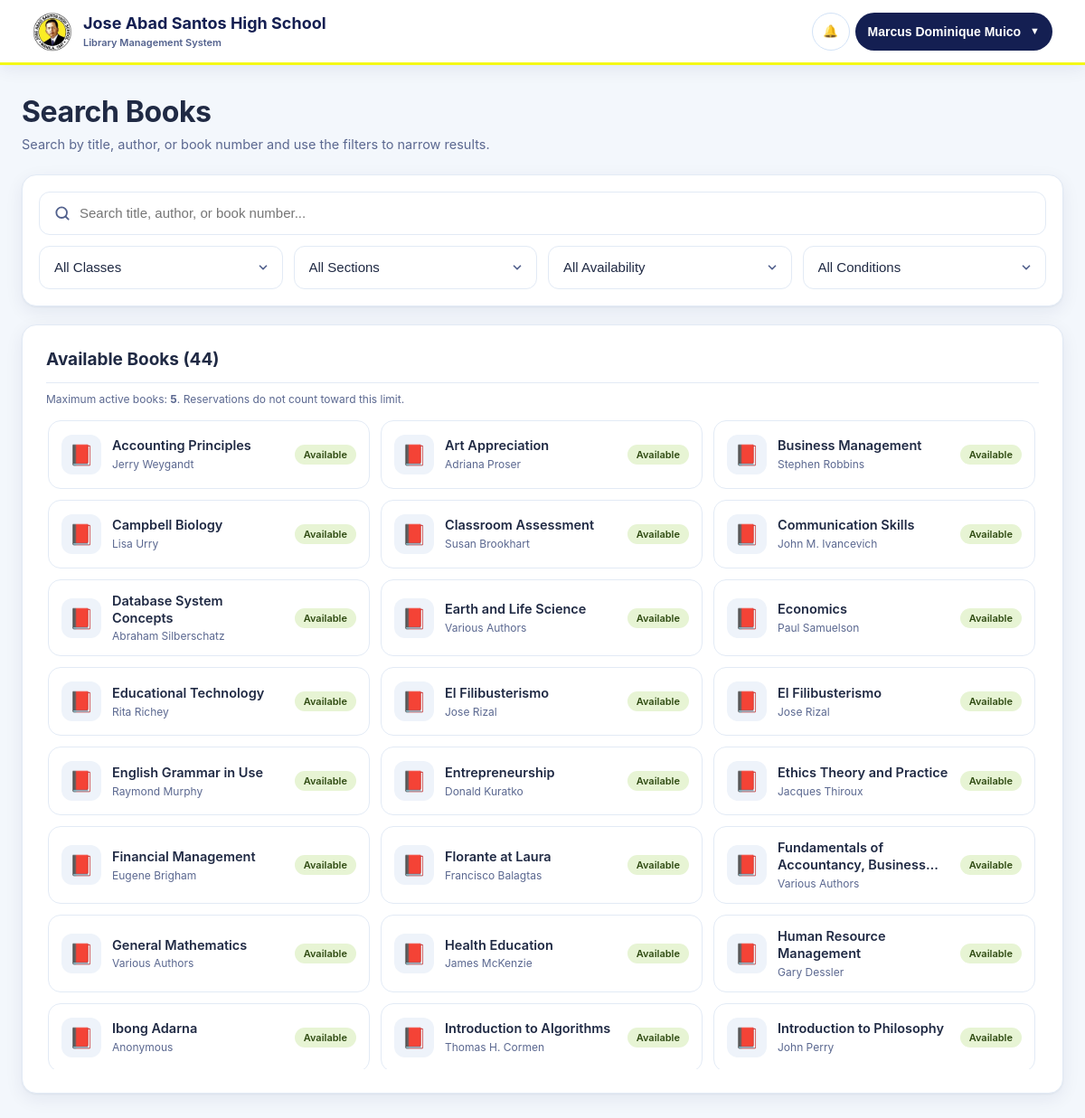
Screenshot of /student/borrow.php (signed in) with the database file from the repository.
### tables this page shows
CREATE TABLE `students` (
  `student_id` int NOT NULL,
  `student_no` varchar(50) DEFAULT NULL,
  `full_name` varchar(255) NOT NULL,
  `student_group` varchar(100) DEFAULT NULL,
  `department` varchar(150) DEFAULT NULL,
  `year_level` varchar(50) DEFAULT NULL,
  `contact_number` varchar(20) DEFAULT NULL,
  `card_valid_until` date DEFAULT NULL,
  `email` varchar(255) DEFAULT NULL,
  `qr_code` varchar(255) NOT NULL,
  `password` varchar(255) NOT NULL,
  `status` enum('active','inactive') NOT NULL DEFAULT 'active',
  `is_archived` tinyint(1) NOT NULL DEFAULT '0',
  `archived_at` datetime DEFAULT NULL,
  `archived_by` int DEFAULT NULL,
  `created_at` timestamp NOT NULL DEFAULT CURRENT_TIMESTAMP,
  `updated_at` timestamp NOT NULL DEFAULT CURRENT_TIMESTAMP ON UPDATE CURRENT_TIMESTAMP
);

CREATE TABLE `library_settings` (
  `setting_key` varchar(100) NOT NULL,
  `setting_value` varchar(255) NOT NULL,
  `updated_at` timestamp NOT NULL DEFAULT CURRENT_TIMESTAMP ON UPDATE CURRENT_TIMESTAMP
);

CREATE TABLE `books` (
  `book_id` int NOT NULL,
  `title` varchar(255) NOT NULL,
  `author` varchar(255) NOT NULL,
  `co_authors` text,
  `place_of_publication` varchar(255) DEFAULT NULL,
  `publication_date` date DEFAULT NULL,
  `book_number` varchar(100) NOT NULL,
  `book_pages` int NOT NULL,
  `source_of_funds` varchar(255) DEFAULT NULL,
  `cost_price` decimal(10,2) DEFAULT NULL,
  `publisher` varchar(255) DEFAULT NULL,
  `edition` varchar(100) DEFAULT NULL,
  `volumes` varchar(100) DEFAULT NULL,
  `class` varchar(100) DEFAULT NULL,
  `type_of_material` varchar(100) DEFAULT NULL,
  `location_collection` varchar(255) DEFAULT NULL,
  `library_building` varchar(150) DEFAULT NULL,
  `shelf_number` varchar(100) DEFAULT NULL,
  `library_section` varchar(150) DEFAULT NULL,
  `qr_code` varchar(255) NOT NULL,
  `book_status` enum('available','out_of_stock','damaged','lost') NOT NULL DEFAULT 'available',
  `book_condition` varchar(20) NOT NULL DEFAULT 'New',
  `is_archived` tinyint(1) NOT NULL DEFAULT '0',
  `archived_at` datetime DEFAULT NULL,
  `archived_by` int DEFAULT NULL,
  `total_copies` int NOT NULL DEFAULT '1',
  `available_copies` int NOT NULL DEFAULT '1',
  `borrowed_copies` int NOT NULL DEFAULT '0',
  `lost_copies` int NOT NULL DEFAULT '0',
  `damaged_copies` int NOT NULL DEFAULT '0',
  `created_at` timestamp NOT NULL DEFAULT CURRENT_TIMESTAMP,
  `updated_at` timestamp NOT NULL DEFAULT CURRENT_TIMESTAMP ON UPDATE CURRENT_TIMESTAMP
);

### includes/library_rules.php (called while the page is built, shortened)
<?php
function ensureLibraryRulesTable(mysqli $conn): void
{
    static $done = false;
    if ($done) return;
    $sql = "CREATE TABLE IF NOT EXISTS library_settings (
        setting_key VARCHAR(100) NOT NULL,
        setting_value VARCHAR(255) NOT NULL,
        updated_at TIMESTAMP NOT NULL DEFAULT CURRENT_TIMESTAMP ON UPDATE CURRENT_TIMESTAMP,
        PRIMARY KEY (setting_key)
    ) ENGINE=InnoDB DEFAULT CHARSET=utf8mb4 COLLATE=utf8mb4_unicode_ci";
    $defaults = [
        'max_active_books_per_student' => '3',
        'reservation_expiry_days' => '3'
    ];
    $stmt = $conn->prepare("INSERT IGNORE INTO library_settings (setting_key, setting_value) VALUES (?, ?)");
}
function getLibraryRule(mysqli $conn, string $key, int $default): int
{
    $stmt = $conn->prepare("SELECT setting_value FROM library_settings WHERE setting_key=? LIMIT 1");
    $stmt->bind_param('s', $key);
    $stmt->execute();
    $row = $stmt->get_result()->fetch_assoc();
    $value = isset($row['setting_value']) ? (int)$row['setting_value'] : $default;
    return $value > 0 ? $value : $default;
}
?>

### student/borrow.php (the view, shortened to what this page needs)
<?php
require_once __DIR__ . '/../db.php';
require_once __DIR__ . '/../includes/library_rules.php';
$student = null;
$books = [];
$student_id = (int)$_SESSION['student_id'];
$max_active_books = getLibraryRule($conn, 'max_active_books_per_student', 3);
try {
    $student_stmt = $conn->prepare("\n        SELECT student_id, student_no, full_name, contact_number, qr_code, status, created_at\n        FROM students\n        WHERE student_id = ? AND status = 'active' AND COALESCE(is_archived,0) = 0\n        LIMIT 1\n    ");
    $student_stmt->bind_param('i', $student_id);
    $student_stmt->execute();
    $student = $student_stmt->get_result()->fetch_assoc();
} catch (Exception $e) {
    $student_error = 'Unable to load your student account right now.';
    logError('Student borrow page error: ' . $e->getMessage());
}
if ($student) {
    try {
        $books_stmt = $conn->prepare("
            SELECT
                book_id,
                title,
                author,
                book_number,
                book_pages,
                publisher,
                edition,
                volumes,
                class,
                location_collection,
                library_building,
                shelf_number,
                library_section,
                book_condition,
                qr_code,
                book_status,
                total_copies,
                available_copies,
                borrowed_copies
            FROM books
            WHERE COALESCE(is_archived,0) = 0
            AND qr_code IS NOT NULL
            AND qr_code != ''
            GROUP BY book_id
            ORDER BY title ASC
        ");
        $books_stmt->execute();
        $books_result = $books_stmt->get_result();
        while ($row = $books_result->fetch_assoc()) {
            $books[] = $row;
        }
    } catch (Exception $e) {
        logError('Books fetch error: ' . $e->getMessage());
    }
}
?>
<!DOCTYPE html>
<html lang="en">
<head>
</head>
<body class="student-app student-borrow-page">
    <header class="page-header">
        <a href="/LibraryBorrowingSystem/student/borrow.php" class="header-brand">
            <img src="/LibraryBorrowingSystem/Img/jAbadSantos_Logo.jpg" alt="Jose Abad Santos High School Logo">
            <span class="header-brand-text">Jose Abad Santos High School<span class="header-brand-subtitle">Library Management System</span></span>
        </a>
        <div class="student-header-actions">
        <div class="student-notification-wrap">
    <button type="button" class="student-notification-bell" id="studentNotificationBell" aria-label="Notifications">
        <span>🔔</span><span class="student-notification-count" id="studentNotificationCount" style="display:none;">0</span>
    </button>
</div>
<div class="student-menu">
            <button type="button" class="student-menu-toggle" id="studentMenuToggle" aria-haspopup="true" aria-expanded="false">
                <span class="student-menu-name"><?php echo $student ? htmlspecialchars($student['full_name']) : 'Student'; ?></span>
                <span class="student-menu-caret">▼</span>
            </button>
        </div>
    </div>
    </header>
    <div class="container">
        <div class="header">
            <h1>Search Books</h1>
            <p>Search by title, author, or book number and use the filters to narrow results.</p>
        </div>
        <div class="search-section">
            <form class="search-form" id="searchForm">
                <input type="text"
                       id="searchInput"
                       placeholder="Search title, author, or book number..."
                       autofocus>
                <select id="classFilter" aria-label="Filter by class">
                    <option value="">All Classes</option>
                </select>
                <select id="sectionFilter" aria-label="Filter by library section">
                    <option value="">All Sections</option>
                </select>
                <select id="availabilityFilter" aria-label="Filter by availability">
                    <option value="">All Availability</option>
                </select>
                <select id="conditionFilter" aria-label="Filter by book condition">
                    <option value="">All Conditions</option>
                </select>
            </form>
        </div>
        <div class="grid">
            <div class="results-section">
                <h2>Available Books (<span id="bookCount"><?php echo count($books); ?></span>)</h2>
                <div style="margin:-10px 0 14px;color:#52618D;font-size:12px;">
                    Maximum active books: <strong><?php echo (int)$max_active_books; ?></strong>. Reservations do not count toward this limit.
                </div>
                <div class="results-list" id="booksList">
                    <?php if (empty($books) && $student): ?>
                        <div class="empty-results">
                            <p>No books available at the moment</p>
                        </div>
                    <?php elseif (!$student): ?>
                        <div class="empty-results">
                            <p>Unable to load books. Please verify your QR code.</p>
                        </div>
                    <?php else: ?>
                        <?php foreach ($books as $book): ?>
                            <div class="book-item <?php echo $book['available_copies'] <= 0 ? 'unavailable' : ''; ?>"
                                 onclick="selectBook(<?php echo $book['book_id']; ?>, '<?php echo htmlspecialchars(addslashes($book['title'])); ?>', <?php echo $book['available_copies']; ?>, this)">
                                <div class="book-icon">📕</div>
                                <div class="book-info">
                                    <div class="book-title"><?php echo htmlspecialchars($book['title']); ?></div>
                                    <div class="book-author"><?php echo htmlspecialchars($book['author']); ?></div>
                                </div>
                                <div class="book-availability <?php echo $book['available_copies'] > 0 ? 'available' : 'unavailable'; ?>">
                                    <?php echo $book['available_copies'] > 0 ? 'Available' : 'Out of Stock'; ?>
                                </div>
                            </div>
                        <?php endforeach; ?>
                    <?php endif; ?>
                </div>
            </div>
        </div>
    </div>
</body>
</html>

### student/borrow.php (style rules this page uses)
* { margin: 0; padding: 0; box-sizing: border-box; }
body { font-family: -apple-system, BlinkMacSystemFont, 'Segoe UI', 'Roboto', sans-serif; background: #F3F7FC; color: #202A44; padding-bottom: 40px; }
.container { max-width: 1200px; margin: 30px auto; padding: 0 20px; }
.header { margin-bottom: 30px; }
.header h1 { font-size: 28px; color: #202A44; margin-bottom: 8px; }
.header p { color: #52618D; font-size: 14px; }
.search-section { background: white; border-radius: 12px; padding: 25px; box-shadow: 0 2px 8px rgba(0, 0, 0, 0.08); margin-bottom: 30px; }
.search-form { display: flex; gap: 12px; flex-wrap: wrap; }
.search-form input { flex: 1; min-width: 250px; padding: 12px 16px; border: 2px solid #e0e0e0; border-radius: 8px; font-size: 14px; transition: all 0.3s; }
.grid { display: grid; grid-template-columns: 1fr; gap: 30px; align-items: start; }
.results-section { background: white; border-radius: 12px; padding: 25px; box-shadow: 0 2px 8px rgba(0, 0, 0, 0.08); }
.results-section h2 { font-size: 18px; margin-bottom: 20px; color: #202A44; padding-bottom: 15px; border-bottom: 2px solid #f0f0f0; }
.results-list { display: flex; flex-direction: column; gap: 10px; max-height: 600px; overflow-y: auto; }
.book-item { padding: 15px; background: #F7F9FC; border: 2px solid #e0e0e0; border-radius: 8px; cursor: pointer; transition: all 0.3s; display: flex; align-items: center; gap: 12px; }
.book-icon { font-size: 24px; flex-shrink: 0; }
.book-info { flex: 1; }
.book-title { font-weight: 600; color: #202A44; font-size: 14px; }
.book-author { font-size: 12px; color: #52618D; }
.book-availability { font-size: 11px; padding: 4px 8px; border-radius: 4px; font-weight: 600; flex-shrink: 0; }
.book-availability.available { background: #EDF5DD; color: #344E15; }
.page-header { position: fixed; top: 0; left: 0; right: 0; height: 70px; background: white; box-shadow: 0 2px 8px rgba(0, 0, 0, 0.1); z-index: 998; display: flex; align-items: center; justify-content: space-between; padding: 0 40px; border-bottom: 3px solid #F4F916; }
.header-brand { display: flex; align-items: center; text-decoration: none; gap: 12px; }
.header-brand img { height: 50px; width: auto; object-fit: contain; }
.header-brand-text { font-size: 18px; font-weight: 700; color: #141F52; }
.student-menu { position: relative; display: flex; align-items: center; }
.student-menu-toggle { display: inline-flex; align-items: center; gap: 10px; padding: 8px 12px; background: #141F52; color: white; border: none; border-radius: 8px; font-weight: 700; font-size: 14px; cursor: pointer; box-shadow: none; }
.student-menu-name { max-width: 220px; overflow: hidden; text-overflow: ellipsis; white-space: nowrap; }
.student-menu-caret { font-size: 11px; line-height: 1; }
.student-notification-wrap { position:relative;display:flex;align-items:center;margin-right:8px }
.student-notification-bell { position:relative;width:40px;height:40px;border:1px solid #D2E2F6;border-radius:9px;background:#fff;color:#141F52;cursor:pointer }
.header-brand-text { display:flex;flex-direction:column;line-height:1.1; }
.header-brand-subtitle { display:block;margin-top:4px;font-size:11px;font-weight:600;color:#52618D; }
.page-header { gap:10px; }
.student-header-actions { display:flex;align-items:center;gap:4px;flex-shrink:0 }
.student-notification-wrap { margin:0!important }
.page-header { height:78px;padding:0 40px;box-sizing:border-box;position:sticky;top:0;z-index:900;background:#fff; }
.student-header-actions { display:flex;align-items:center;gap:6px;flex-shrink:0; }
.student-notification-wrap { margin:0!important; }

### includes/responsive.php (style rules this page uses)
html, body { max-width: 100%; overflow-x: hidden; }
img, canvas { max-width: 100%; height: auto; }

### rows the page displays
students: full_name "Marcus Dominique Muico"
library_settings: setting_value "5"
books: title "Accounting Principles", author "Jerry Weygandt", available_copies "Available"
books: title "Art Appreciation", author "Adriana Proser", available_copies "Available"
books: title "Business Management", author "Stephen Robbins", available_copies "Available"
books: title "Campbell Biology", author "Lisa Urry", available_copies "Available"
books: title "Classroom Assessment", author "Susan Brookhart", available_copies "Available"
books: title "Communication Skills", author "John M. Ivancevich", available_copies "Available"
books: title "Database System Concepts", author "Abraham Silberschatz", available_copies "Available"
books: title "Earth and Life Science", author "Various Authors", available_copies "Available"
books: title "Economics", author "Paul Samuelson", available_copies "Available"
books: title "Educational Technology", author "Rita Richey", available_copies "Available"
books: title "El Filibusterismo", author "Jose Rizal", available_copies "Available"
books: title "El Filibusterismo", author "Jose Rizal", available_copies "Available"
books: title "English Grammar in Use", author "Raymond Murphy", available_copies "Available"
books: title "Entrepreneurship", author "Donald Kuratko", available_copies "Available"
books: title "Ethics Theory and Practice", author "Jacques Thiroux", available_copies "Available"
books: title "Financial Management", author "Eugene Brigham", available_copies "Available"
books: title "Florante at Laura", author "Francisco Balagtas", available_copies "Available"
books: title "Fundamentals of Accountancy,…", author "Various Authors", available_copies "Available"
books: title "General Mathematics", author "Various Authors", available_copies "Available"
books: title "Health Education", author "James McKenzie", available_copies "Available"
books: title "Human Resource Management", author "Gary Dessler", available_copies "Available"
books: title "Ibong Adarna", author "Anonymous", available_copies "Available"
books: title "Introduction to Algorithms", author "Thomas H. Cormen", available_copies "Available"
books: title "Introduction to Philosophy", author "John Perry", available_copies "Available"

### other values shown
count($books) "44"
